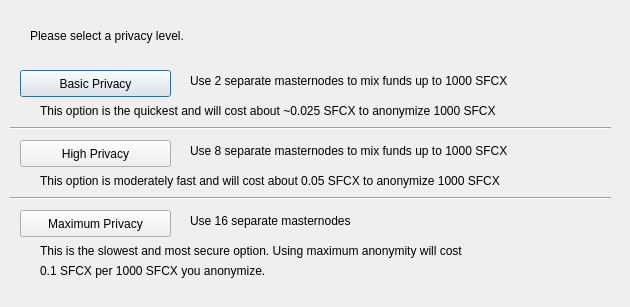
<?xml version="1.0" encoding="UTF-8"?>
<ui version="4.0">
 <class>DarksendConfig</class>
 <widget class="QDialog" name="DarksendConfig">
  <property name="geometry">
   <rect>
    <x>0</x>
    <y>0</y>
    <width>630</width>
    <height>307</height>
   </rect>
  </property>
  <property name="windowTitle">
   <string>Configure PrivateSend</string>
  </property>
  <widget class="QPushButton" name="buttonBasic">
   <property name="geometry">
    <rect>
     <x>20</x>
     <y>70</y>
     <width>151</width>
     <height>27</height>
    </rect>
   </property>
   <property name="text">
    <string>Basic Privacy</string>
   </property>
  </widget>
  <widget class="QPushButton" name="buttonHigh">
   <property name="geometry">
    <rect>
     <x>20</x>
     <y>140</y>
     <width>151</width>
     <height>27</height>
    </rect>
   </property>
   <property name="text">
    <string>High Privacy</string>
   </property>
  </widget>
  <widget class="QPushButton" name="buttonMax">
   <property name="geometry">
    <rect>
     <x>20</x>
     <y>210</y>
     <width>151</width>
     <height>27</height>
    </rect>
   </property>
   <property name="text">
    <string>Maximum Privacy</string>
   </property>
  </widget>
  <widget class="QLabel" name="label">
   <property name="geometry">
    <rect>
     <x>30</x>
     <y>20</y>
     <width>571</width>
     <height>31</height>
    </rect>
   </property>
   <property name="text">
    <string>Please select a privacy level.</string>
   </property>
  </widget>
  <widget class="QLabel" name="label_2">
   <property name="geometry">
    <rect>
     <x>190</x>
     <y>70</y>
     <width>421</width>
     <height>21</height>
    </rect>
   </property>
   <property name="text">
    <string>Use 2 separate masternodes to mix funds up to 1000 SFCX</string>
   </property>
  </widget>
  <widget class="QLabel" name="label_3">
   <property name="geometry">
    <rect>
     <x>190</x>
     <y>140</y>
     <width>411</width>
     <height>21</height>
    </rect>
   </property>
   <property name="text">
    <string>Use 8 separate masternodes to mix funds up to 1000 SFCX</string>
   </property>
  </widget>
  <widget class="QLabel" name="label_4">
   <property name="geometry">
    <rect>
     <x>190</x>
     <y>210</y>
     <width>421</width>
     <height>21</height>
    </rect>
   </property>
   <property name="text">
    <string>Use 16 separate masternodes</string>
   </property>
  </widget>
  <widget class="QLabel" name="label_6">
   <property name="geometry">
    <rect>
     <x>40</x>
     <y>100</y>
     <width>561</width>
     <height>21</height>
    </rect>
   </property>
   <property name="text">
    <string>This option is the quickest and will cost about ~0.025 SFCX to anonymize 1000 SFCX</string>
   </property>
  </widget>
  <widget class="QLabel" name="label_7">
   <property name="geometry">
    <rect>
     <x>40</x>
     <y>170</y>
     <width>561</width>
     <height>21</height>
    </rect>
   </property>
   <property name="text">
    <string>This option is moderately fast and will cost about 0.05 SFCX to anonymize 1000 SFCX</string>
   </property>
  </widget>
  <widget class="QLabel" name="label_8">
   <property name="geometry">
    <rect>
     <x>40</x>
     <y>240</y>
     <width>561</width>
     <height>21</height>
    </rect>
   </property>
   <property name="text">
    <string>This is the slowest and most secure option. Using maximum anonymity will cost</string>
   </property>
  </widget>
  <widget class="QLabel" name="label_9">
   <property name="geometry">
    <rect>
     <x>40</x>
     <y>260</y>
     <width>561</width>
     <height>21</height>
    </rect>
   </property>
   <property name="text">
    <string>0.1 SFCX per 1000 SFCX you anonymize.</string>
   </property>
  </widget>
  <widget class="Line" name="line">
   <property name="geometry">
    <rect>
     <x>10</x>
     <y>120</y>
     <width>601</width>
     <height>16</height>
    </rect>
   </property>
   <property name="orientation">
    <enum>Qt::Horizontal</enum>
   </property>
  </widget>
  <widget class="Line" name="line_2">
   <property name="geometry">
    <rect>
     <x>10</x>
     <y>190</y>
     <width>601</width>
     <height>16</height>
    </rect>
   </property>
   <property name="orientation">
    <enum>Qt::Horizontal</enum>
   </property>
  </widget>
 </widget>
 <resources/>
 <connections/>
</ui>
